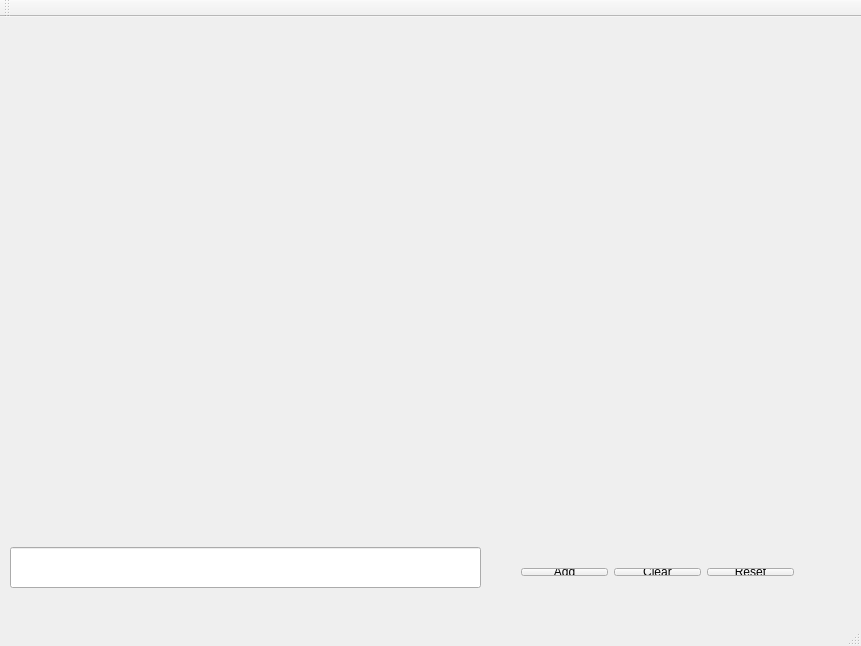
<?xml version="1.0" encoding="UTF-8"?>
<ui version="4.0">
 <class>MainWindow</class>
 <widget class="QMainWindow" name="MainWindow">
  <property name="geometry">
   <rect>
    <x>0</x>
    <y>0</y>
    <width>861</width>
    <height>646</height>
   </rect>
  </property>
  <property name="windowTitle">
   <string>MainWindow</string>
  </property>
  <widget class="QWidget" name="centralWidget">
   <widget class="QCustomPlot" name="plot" native="true">
    <property name="geometry">
     <rect>
      <x>0</x>
      <y>0</y>
      <width>801</width>
      <height>511</height>
     </rect>
    </property>
    <property name="sizePolicy">
     <sizepolicy hsizetype="Expanding" vsizetype="Expanding">
      <horstretch>70</horstretch>
      <verstretch>0</verstretch>
     </sizepolicy>
    </property>
    <property name="minimumSize">
     <size>
      <width>700</width>
      <height>500</height>
     </size>
    </property>
   </widget>
   <widget class="QLineEdit" name="lineEdit">
    <property name="geometry">
     <rect>
      <x>10</x>
      <y>530</y>
      <width>471</width>
      <height>41</height>
     </rect>
    </property>
   </widget>
   <widget class="QWidget" name="">
    <property name="geometry">
     <rect>
      <x>510</x>
      <y>540</y>
      <width>295</width>
      <height>30</height>
     </rect>
    </property>
    <layout class="QHBoxLayout" name="horizontalLayout">
     <item>
      <widget class="QPushButton" name="btn_add">
       <property name="text">
        <string>Add</string>
       </property>
       <property name="checkable">
        <bool>false</bool>
       </property>
      </widget>
     </item>
     <item>
      <widget class="QPushButton" name="btn_clear">
       <property name="text">
        <string>Clear</string>
       </property>
      </widget>
     </item>
     <item>
      <widget class="QPushButton" name="btn_reset">
       <property name="text">
        <string>Reset</string>
       </property>
      </widget>
     </item>
    </layout>
   </widget>
  </widget>
  <widget class="QMenuBar" name="menuBar">
   <property name="geometry">
    <rect>
     <x>0</x>
     <y>0</y>
     <width>861</width>
     <height>25</height>
    </rect>
   </property>
  </widget>
  <widget class="QToolBar" name="mainToolBar">
   <attribute name="toolBarArea">
    <enum>TopToolBarArea</enum>
   </attribute>
   <attribute name="toolBarBreak">
    <bool>false</bool>
   </attribute>
  </widget>
  <widget class="QStatusBar" name="statusBar"/>
 </widget>
 <layoutdefault spacing="6" margin="11"/>
 <customwidgets>
  <customwidget>
   <class>QCustomPlot</class>
   <extends>QWidget</extends>
   <header>qcustomplot.h</header>
   <container>1</container>
  </customwidget>
 </customwidgets>
 <resources/>
 <connections/>
</ui>
